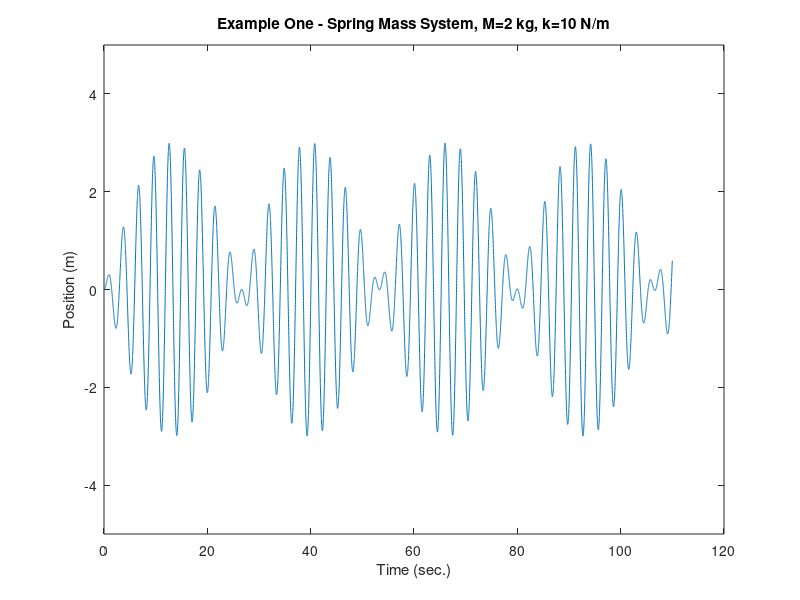
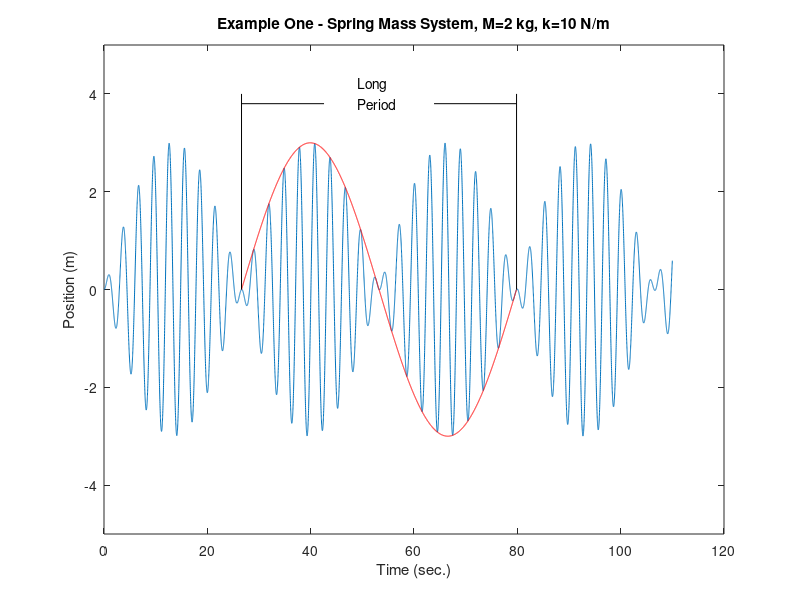
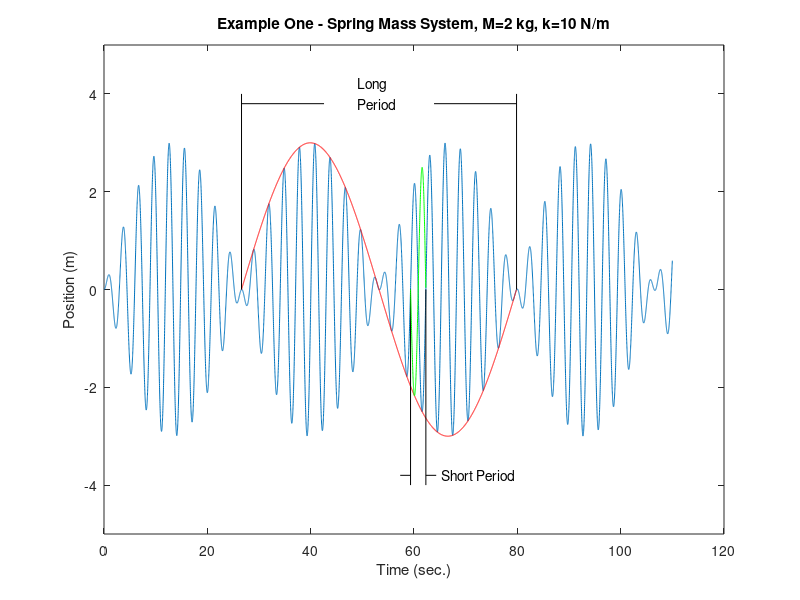

These charts were generated, in order, by the following MATLAB code:

clf

t = 0:0.01:110;
plot(t,-3*sin((2-sqrt(5))/2*t).*sin((2+sqrt(5))/2*t))
title('Example One - Spring Mass System, M=2 kg, k=10 N/m')
xlabel('Time (sec.)')
ylabel('Position (m)')
axis([0 120 -5 5])
print -dpng beats.png
pause

hold on
T0 = 2*pi/(sqrt(5)-2);
PERIOD = 4*pi/(-2+sqrt(5));
T = [T0:0.01:T0+PERIOD];
plot(T,3*sin((2-sqrt(5))/2*T),'r')
plot([T0 T0],[0 4],'k');
plot([T0+PERIOD T0+PERIOD],[0 4],'k');
plot([T0 T0+PERIOD*0.3],[3.8 3.8],'k');
plot([T0+PERIOD T0+PERIOD*0.7],[3.8 3.8],'k');
text(T0+PERIOD*0.42,3.8,'Period')
text(T0+PERIOD*0.42,4.2,'Long')
pause
print -dpng beatsLong.png

smallPeriod = 4.0*pi/(2.0+sqrt(5.0));
smallStart = 20.0*smallPeriod;
smallEnd   = 21.0*smallPeriod;
plot([smallStart smallStart],[0 -4.0],'k')
plot([smallEnd smallEnd],[0 -4.0],'k')
plot([smallEnd smallEnd+2],[-3.8 -3.8],'k')
plot([smallStart smallStart-2],[-3.8 -3.8],'k')
text(smallEnd+3,-3.8,'Short Period')

t = [smallStart:0.01:smallEnd];
plot(t,3*sin((2-sqrt(5))/2*t).*sin((2+sqrt(5))/2*t),'g')
pause
print -dpng beatsShort.png
